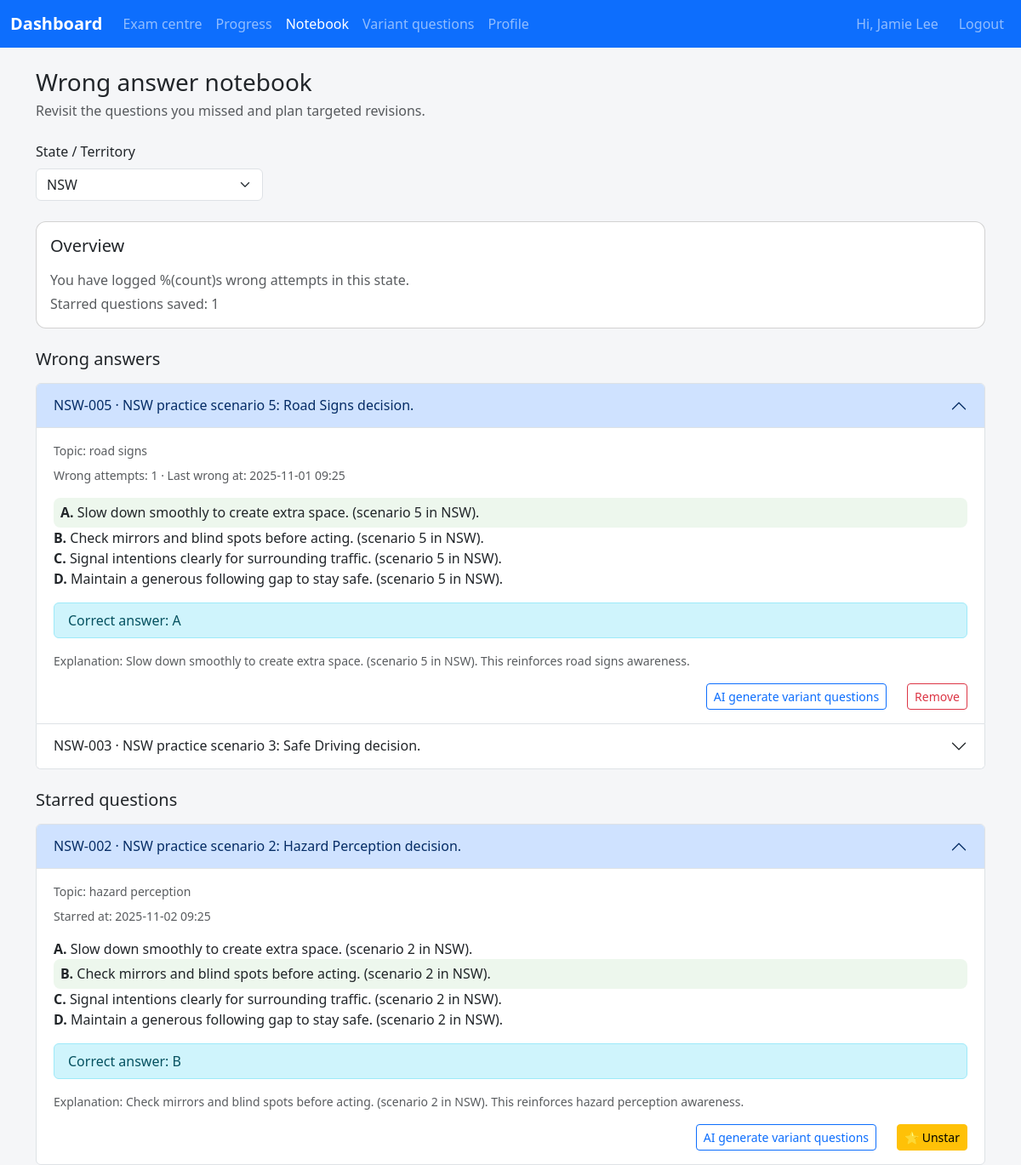
The page /student/notebook (signed in) on the database as committed earlier.
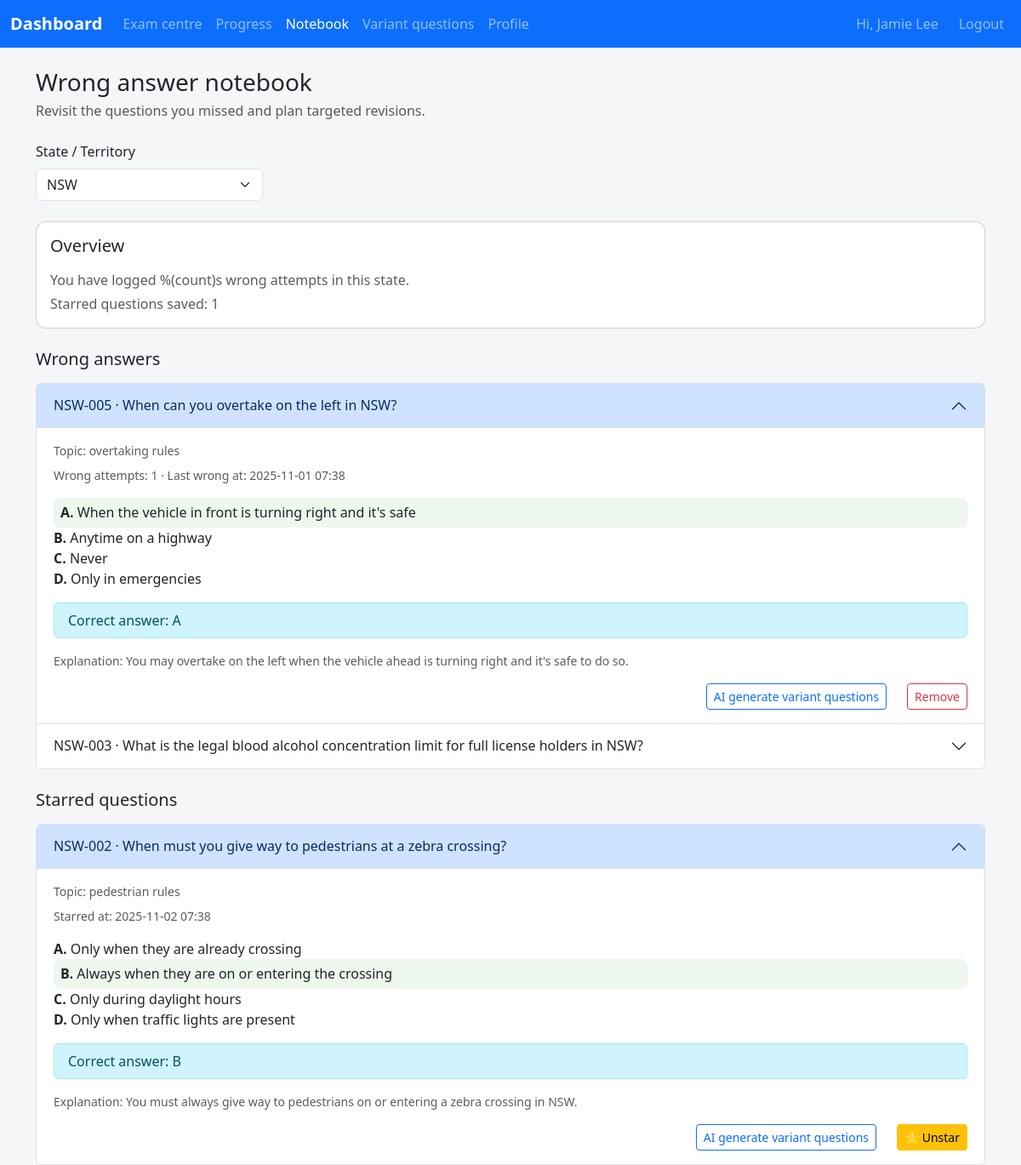
The same page on the database as committed later.
### app/models.py (models this page shows)
class NotebookEntry(db.Model):
    __tablename__ = "notebook_entries"
    id = db.Column(db.Integer, primary_key=True)
    student_id = db.Column(db.Integer, db.ForeignKey("students.id"), nullable=False)
    question_id = db.Column(db.Integer, db.ForeignKey("questions.id"), nullable=False)
    state = db.Column(db.String(10), nullable=False)
    wrong_count = db.Column(db.Integer, nullable=False, default=0)
    last_wrong_at = db.Column(db.DateTime)
    student = db.relationship("Student", back_populates="notebook_entries")
    question = db.relationship("Question")
    __table_args__ = (
        UniqueConstraint("student_id", "question_id", "state", name="uq_notebook_scope"),
    )

class Question(db.Model):
    __tablename__ = "questions"
    id = db.Column(db.Integer, primary_key=True)
    qid = db.Column(db.String(50), nullable=False)
    prompt = db.Column(db.Text, nullable=False)
    language = db.Column(db.String(20), nullable=False, default="ENGLISH")
    state_scope = db.Column(db.String(10), nullable=False, default="ALL")
    topic = db.Column(db.String(120), nullable=False, default="general")
    option_a = db.Column(db.String(255), nullable=False, default="Option A")
    option_b = db.Column(db.String(255), nullable=False, default="Option B")
    option_c = db.Column(db.String(255), nullable=False, default="Option C")
    option_d = db.Column(db.String(255), nullable=False, default="Option D")
    correct_option = db.Column(db.String(1), nullable=False, default="A")
    explanation = db.Column(db.Text, nullable=False, default="")
    image_url = db.Column(db.String(500))
    __table_args__ = (
        UniqueConstraint(
            "qid", "state_scope", "language", name="uq_question_qid_state_language"
        ),
    )

class StarredQuestion(db.Model):
    __tablename__ = "starred_questions"
    id = db.Column(db.Integer, primary_key=True)
    student_id = db.Column(db.Integer, db.ForeignKey("students.id"), nullable=False)
    question_id = db.Column(db.Integer, db.ForeignKey("questions.id"), nullable=False)
    created_at = db.Column(db.DateTime, default=datetime.utcnow, nullable=False)
    student = db.relationship("Student", back_populates="starred_questions")
    question = db.relationship("Question")
    __table_args__ = (
        UniqueConstraint("student_id", "question_id", name="uq_starred_student_question"),
    )

### app/student/routes.py (the view)
@student_bp.route("/notebook")
@login_required
def notebook():
    student = _current_student()
    if not student:
        return _redirect_non_students()
    def _normalise(code: str | None) -> str:
        return (code or "").strip().upper()
    requested_state = _normalise(request.args.get("state"))
    page = request.args.get("page", default=1, type=int) or 1
    page = max(page, 1)
    per_page = 10
    progress_records = (
        StudentStateProgress.query.with_entities(
            func.upper(StudentStateProgress.state).label("state"),
            StudentStateProgress.last_active_at,
        )
        .filter_by(student_id=student.id)
        .order_by(StudentStateProgress.last_active_at.desc())
        .all()
    )
    available_states: list[str] = []
    seen: set[str] = set()
    for state_code, _last_active in progress_records:
        code = _normalise(state_code)
        if code and code not in seen:
            available_states.append(code)
            seen.add(code)
    current_state = _normalise(student.state)
    if current_state and current_state not in seen:
        available_states.insert(0, current_state)
        seen.add(current_state)
    selected_state = requested_state if requested_state in seen else None
    if not selected_state and available_states:
        selected_state = available_states[0]
    entries = []
    total_wrong = 0
    starred_entries: list[StarredQuestion] = []
    total_entries = 0
    total_pages = 1
    if selected_state:
        base_query = (
            NotebookEntry.query.filter_by(student_id=student.id, state=selected_state)
            .join(NotebookEntry.question)
        )
        total_entries = base_query.count()
        if total_entries:
            total_pages = max(1, ceil(total_entries / per_page))
            page = min(page, total_pages)
        else:
            page = 1
            total_pages = 1
        entries = (
            base_query.order_by(NotebookEntry.last_wrong_at.desc().nullslast())
            .limit(per_page)
            .offset((page - 1) * per_page)
            .all()
        )
        total_wrong = (
            db.session.query(func.coalesce(func.sum(NotebookEntry.wrong_count), 0))
            .filter_by(student_id=student.id, state=selected_state)
            .scalar()
            or 0
        )
        total_wrong = int(total_wrong)
        starred_query = (
            StarredQuestion.query.filter_by(student_id=student.id)
            .join(StarredQuestion.question)
            .filter(
                (Question.state_scope == "ALL")
                | (Question.state_scope == selected_state)
            )
            .order_by(StarredQuestion.created_at.desc())
        )
        starred_entries = starred_query.all()
    return render_template(
        "student/notebook.html",
        available_states=available_states,
        selected_state=selected_state,
        entries=entries,
        total_wrong=total_wrong,
        starred_entries=starred_entries,
        page=page,
        total_pages=total_pages,
        total_entries=total_entries,
        per_page=per_page,
    )

### app/coach/routes.py (called while the page is built, shortened)
@coach_bp.before_app_request
def _restrict_student_portal_access():
    if request.blueprint != "coach":
        return None

### app/i18n.py (called while the page is built)
def normalise_language_code(language: str | None) -> str | None:
    if not language:
        return None
    code = language.strip().upper()
    if code in SUPPORTED_LANGUAGES:
        return code
    return None

def ensure_language_code(language: str | None) -> str:
    normalised = normalise_language_code(language)
    return normalised or DEFAULT_LANGUAGE

def translate_text(text: str, language: str, **format_values: str) -> str:
    catalogue = TRANSLATIONS.get(language, {})
    translated = catalogue.get(text, text)
    if format_values:
        try:
            return translated.format(**format_values)
        except (KeyError, IndexError):
            return translated
    return translated

### app/models.py (called while the page is built)
    @property
    def is_student(self) -> bool:
        return True

### app/student/routes.py (called while the page is built)
def _current_student() -> Student | None:
    if not current_user.is_authenticated:
        return None
    student = current_user._get_current_object()
    if isinstance(student, Student):
        return student
    return None

### app/templates/student/notebook.html (shortened to what the changed rows need)
{% extends "base.html" %}
{% block content %}
<div class="d-flex flex-column flex-md-row align-items-md-center justify-content-between gap-3 mb-4">
    <div>
        <h1 class="h3 mb-1">{{ _('Wrong answer notebook') }}</h1>
    </div>
</div>
{% if not selected_state %}
<div class="alert alert-info" role="alert">{{ _('Select a state to review your notebook.') }}</div>
{% else %}
<div class="card mb-4">
    <div class="card-body">
        <h2 class="h5 mb-3">{{ _('Overview') }}</h2>
    </div>
</div>
<div class="row g-4">
    <div class="col-12">
        <h2 class="h5 mb-3">{{ _('Wrong answers') }}</h2>
        {% if entries %}
        <div class="accordion" id="wrongNotebook">
            {% for entry in entries %}
            <div class="accordion-item">
                <h2 class="accordion-header" id="wrongHeading{{ entry.id }}">
                    <button
                            class="accordion-button {% if not loop.first %}collapsed{% endif %}"
                            type="button"
                            data-bs-toggle="collapse"
                            data-bs-target="#wrongCollapse{{ entry.id }}"
                            aria-expanded="{{ 'true' if loop.first else 'false' }}"
                            aria-controls="wrongCollapse{{ entry.id }}"
                    >
                        {{ entry.question.qid }} · {{ entry.question.prompt|striptags|truncate(120) }}
                    </button>
                </h2>
                <div id="wrongCollapse{{ entry.id }}"
                     class="accordion-collapse collapse {% if loop.first %}show{% endif %}"
                     aria-labelledby="wrongHeading{{ entry.id }}"
                     data-bs-parent="#wrongNotebook">
                    <div class="accordion-body">
                        <p class="text-muted small mb-2">{{ _('Topic') }}: {{ entry.question.topic }}</p>
                        <p class="text-muted small mb-3">
                            {{ _('Wrong attempts') }}: {{ entry.wrong_count }} ·
                            {{ _('Last wrong at') }}:
                            {{ entry.last_wrong_at.strftime('%Y-%m-%d %H:%M') if entry.last_wrong_at else _('Never') }}
                        </p>
                        <ul class="list-unstyled mb-3 options-list">
                            <li {% if entry.question.correct_option == 'A' %}class="correct"{% endif %}><strong>A.</strong> {{ entry.question.option_a }}</li>
                            <li {% if entry.question.correct_option == 'B' %}class="correct"{% endif %}><strong>B.</strong> {{ entry.question.option_b }}</li>
                            <li {% if entry.question.correct_option == 'C' %}class="correct"{% endif %}><strong>C.</strong> {{ entry.question.option_c }}</li>
                            <li {% if entry.question.correct_option == 'D' %}class="correct"{% endif %}><strong>D.</strong> {{ entry.question.option_d }}</li>
                        </ul>
                        <div class="alert alert-info py-2 mb-3">
                            {{ _('Correct answer') }}: {{ entry.question.correct_option }}
                        </div>
                        {% if entry.question.explanation %}
                        <p class="text-muted small mb-3">
                            {{ _('Explanation') }}: {{ entry.question.explanation }}
                        </p>
                        {% endif %}
                        <div class="d-flex justify-content-end gap-4">
                            <a class="btn btn-sm btn-outline-primary"
                               href="{{ url_for('student.variant', question=entry.question.id) }}">
                                {{ _('AI generate variant questions') }}
                            </a>
                            <form method="post"
                                  action="{{ url_for('student.remove_notebook_entry', question_id=entry.question.id) }}"
                                  onsubmit="return confirm('{{ _('Remove this item from the notebook?') }}');">
                                <button type="submit" class="btn btn-sm btn-outline-danger">
                                    {{ _('Remove') }}
                                </button>
                            </form>
                        </div>
                    </div>
                </div>
            </div>
            {% endfor %}
        </div>
        {% else %}
        <div class="alert alert-success mb-0">{{ _('No wrong answers recorded for this state yet.') }}</div>
        {% endif %}
    </div>
    <div class="col-12">
        <h2 class="h5 mb-3">{{ _('Starred questions') }}</h2>
        {% if starred_entries %}
        <div class="accordion" id="starredNotebook">
            {% for entry in starred_entries %}
            <div class="accordion-item">
                <h2 class="accordion-header" id="starHeading{{ loop.index }}">
                    <button
                            class="accordion-button {% if not loop.first %}collapsed{% endif %}"
                            type="button"
                            data-bs-toggle="collapse"
                            data-bs-target="#starCollapse{{ loop.index }}"
                            aria-expanded="{{ 'true' if loop.first else 'false' }}"
                            aria-controls="starCollapse{{ loop.index }}"
                    >
                        {{ entry.question.qid }} · {{ entry.question.prompt|striptags|truncate(120) }}
                    </button>
                </h2>
                <div id="starCollapse{{ loop.index }}"
                     class="accordion-collapse collapse {% if loop.first %}show{% endif %}"
                     aria-labelledby="starHeading{{ loop.index }}"
                     data-bs-parent="#starredNotebook">
                    <div class="accordion-body">
                        <p class="text-muted small mb-2">{{ _('Topic') }}: {{ entry.question.topic }}</p>
                        <p class="text-muted small mb-3">{{ _('Starred at') }}: {{ entry.created_at.strftime('%Y-%m-%d %H:%M') }}</p>
                        <ul class="list-unstyled mb-3 options-list">
                            <li {% if entry.question.correct_option == 'A' %}class="correct"{% endif %}><strong>A.</strong> {{ entry.question.option_a }}</li>
                            <li {% if entry.question.correct_option == 'B' %}class="correct"{% endif %}><strong>B.</strong> {{ entry.question.option_b }}</li>
                            <li {% if entry.question.correct_option == 'C' %}class="correct"{% endif %}><strong>C.</strong> {{ entry.question.option_c }}</li>
                            <li {% if entry.question.correct_option == 'D' %}class="correct"{% endif %}><strong>D.</strong> {{ entry.question.option_d }}</li>
                        </ul>
                        <div class="alert alert-info py-2 mb-3">
                            {{ _('Correct answer') }}: {{ entry.question.correct_option }}
                        </div>
                        {% if entry.question.explanation %}
                        <p class="text-muted small mb-3">{{ _('Explanation') }}: {{ entry.question.explanation }}</p>
                        {% endif %}
                        <div class="d-flex justify-content-end gap-4 flex-wrap">
                            <a
                                class="btn btn-sm btn-outline-primary"
                                href="{{ url_for('student.variant', question=entry.question.id) }}"
                            >
                                {{ _('AI generate variant questions') }}
                            </a>
                            <form method="post" action="{{ url_for('student.toggle_star', question_id=entry.question.id) }}">
                                <button type="submit" class="btn btn-sm btn-warning">⭐ {{ _('Unstar') }}</button>
                            </form>
                        </div>
                    </div>
                </div>
            </div>
            {% endfor %}
        </div>
        {% else %}
        <div class="alert alert-info mb-0">{{ _('No starred questions yet.') }}</div>
        {% endif %}
    </div>
</div>
{% endif %}
{% endblock %}

Rows that differ between the two databases and show on the page:
changed NotebookEntry "NSW-005": question.prompt "NSW practice scenario 5: Road Signs decision." → "When can you overtake on the left in NSW?"; question.topic "road signs" → "overtaking rules"; last_wrong_at "2025-11-01 09:25" → "2025-11-01 07:38"; question.option_a "Slow down smoothly to create extra space. (scenario 5 in NSW)." → "When the vehicle in front is turning right and it's safe"; question.option_b "Check mirrors and blind spots before acting. (scenario 5 in NSW)." → "Anytime on a highway"; question.option_c "Signal intentions clearly for surrounding traffic. (scenario 5 in NSW)." → "Never"; question.option_d "Maintain a generous following gap to stay safe. (scenario 5 in NSW)." → "Only in emergencies"; question.explanation "Slow down smoothly to create extra space. (scenario 5 in NSW). This reinforces road signs awareness." → "You may overtake on the left when the vehicle ahead is turning right and it's safe to do so."
changed NotebookEntry "NSW-003": question.prompt "NSW practice scenario 3: Safe Driving decision." → "What is the legal blood alcohol concentration limit for full license holders in NSW?"
changed StarredQuestion "NSW-002": question.prompt "NSW practice scenario 2: Hazard Perception decision." → "When must you give way to pedestrians at a zebra crossing?"; question.topic "hazard perception" → "pedestrian rules"; created_at "2025-11-02 09:25" → "2025-11-02 07:38"; question.option_a "Slow down smoothly to create extra space. (scenario 2 in NSW)." → "Only when they are already crossing"; question.option_b "Check mirrors and blind spots before acting. (scenario 2 in NSW)." → "Always when they are on or entering the crossing"; question.option_c "Signal intentions clearly for surrounding traffic. (scenario 2 in NSW)." → "Only during daylight hours"; question.option_d "Maintain a generous following gap to stay safe. (scenario 2 in NSW)." → "Only when traffic lights are present"; question.explanation "Check mirrors and blind spots before acting. (scenario 2 in NSW). This reinforces hazard perception awareness." → "You must always give way to pedestrians on or entering a zebra crossing in NSW."
